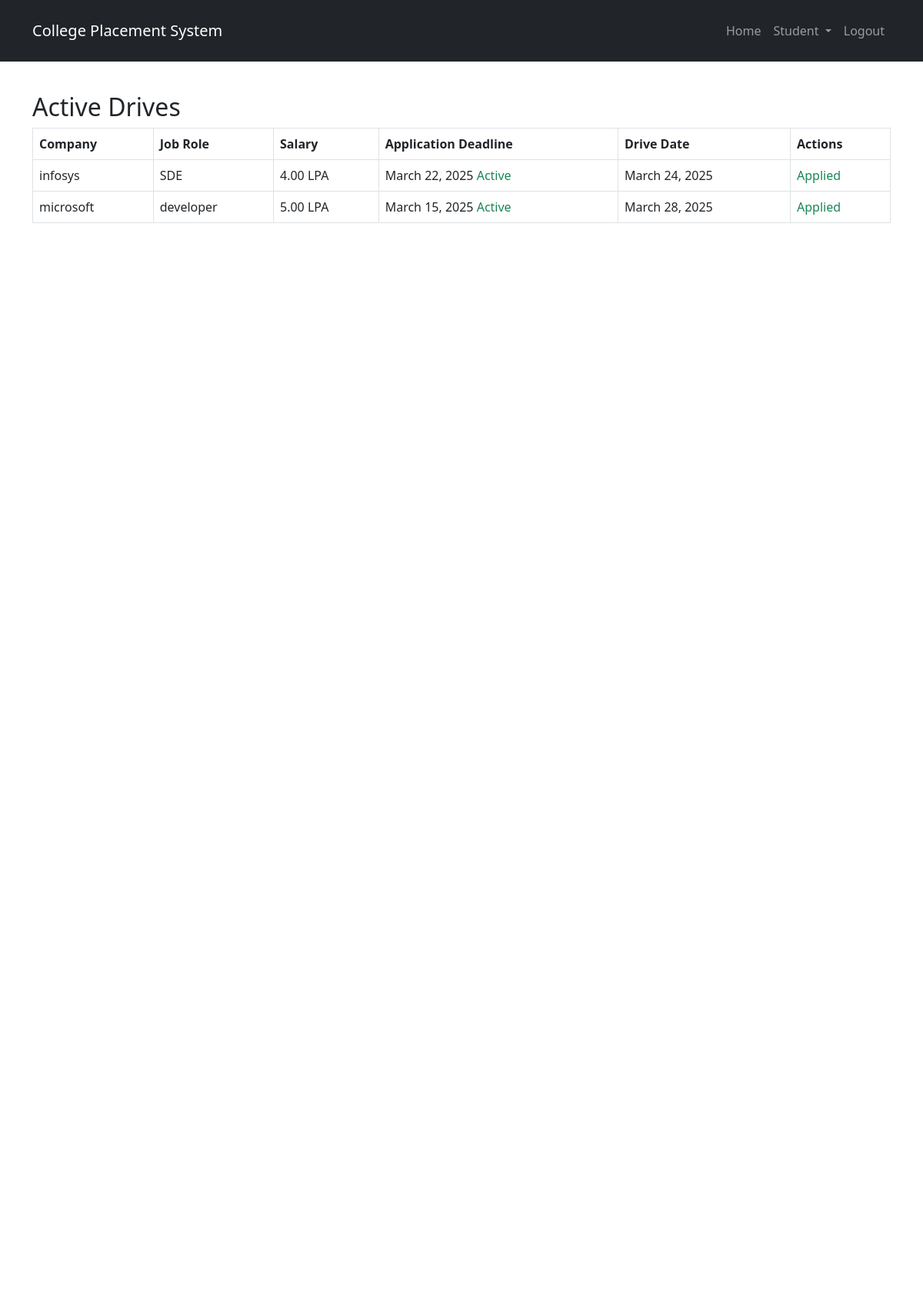
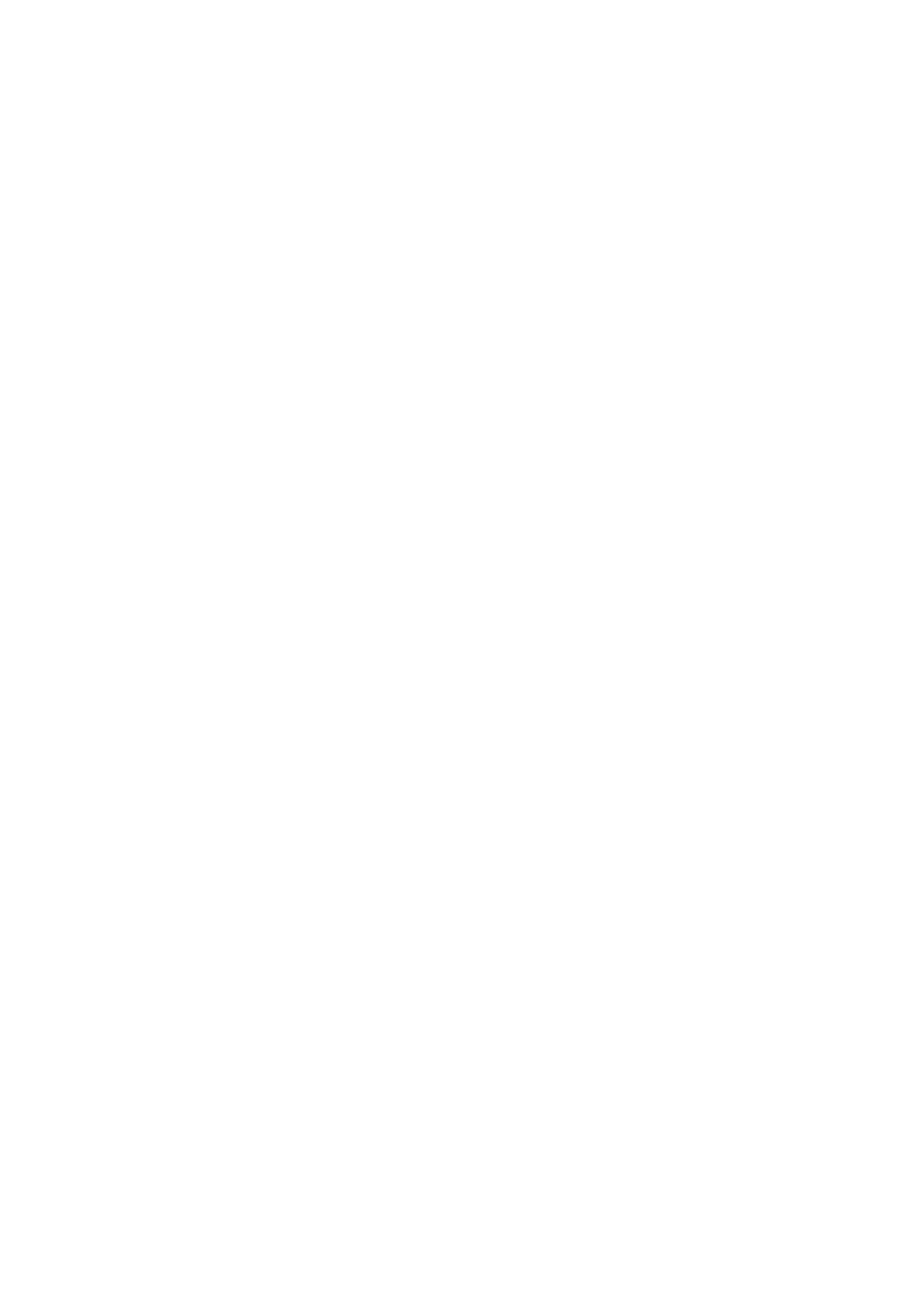
Page /student/active_drives (signed in, upper part) on the committed database (2 pictures, top to bottom).
### home/models.py (models this page shows, shortened)
class Drive(models.Model):
    EMPLOYMENT_TYPE_CHOICES = [
        ('Full-time', 'Full-time'),
        ('Internship', 'Internship'),
        ('Part-time', 'Part-time'),
    ]
    BACKLOG_CHOICES = [
        ('Yes','Yes'),
        ('NO','NO'),
    ]
    YEAR_CHOICES =[
        ('2023','2023'),
        ('2024','2024'),
        ('2025','2025'),
    ]
    company = models.ForeignKey(Company, on_delete=models.CASCADE, related_name="drives")
    job_role = models.CharField(max_length=255)
    job_description = models.TextField()
    salary_package = models.DecimalField(max_digits=10, decimal_places=2)
    employment_type = models.CharField(max_length=20, choices=EMPLOYMENT_TYPE_CHOICES)
    bond_period = models.PositiveIntegerField(blank=True, null=True, help_text="Duration in months")
    job_location = models.CharField(max_length=255)
    cgpa_requirement = models.DecimalField(max_digits=3, decimal_places=2, help_text="Minimum CGPA required")
    skills_required = models.TextField()
    backlog_allowed = models.CharField(max_length = 20, choices = BACKLOG_CHOICES)
    batch_eligible = models.CharField(max_length=50, choices =YEAR_CHOICES)
    selection_process = models.TextField(help_text="Stages like Aptitude Test, Coding Test, Interviews")
    application_deadline = models.DateField()
    drive_date = models.DateField()
    applied = models.BooleanField(default=False)
    applied_students = models.ManyToManyField('StudentProfile', related_name='applied_drives', blank=True)
    selected_students = models.ManyToManyField('StudentProfile', related_name="selected_drives", blank=True)
    created_at = models.DateTimeField(auto_now_add=True)
    def is_expired(self):
        return self.application_deadline < now().date()
    def status(self):
        return "Expired" if self.is_expired() else "Active"

class Company(models.Model):
    INDUSTRY_CHOICES = [
        ('IT', 'IT'),
        ('Finance', 'Finance'),
        ('Healthcare', 'Healthcare'),
        ('Manufacturing', 'Manufacturing'),
        ('Education', 'Education'),
        ('Other', 'Other'),
    ]
    user = models.OneToOneField(User, on_delete=models.CASCADE)
    name = models.CharField(max_length=255, unique=True)
    industry_type = models.CharField(max_length=50, choices=INDUSTRY_CHOICES)
    location = models.CharField(max_length=255)
    website = models.URLField(blank=True, null=True)
    contact_person = models.CharField(max_length=255)
    contact_email = models.EmailField()
    contact_phone = models.CharField(max_length=15)
    created_at = models.DateTimeField(auto_now_add=True)

### home/views.py (the view)
# urls.py: path("student/active_drives", views.active_drives, name="active_drives"),
def active_drives(request):
    student = request.user.student_profile
    active_drives = Drive.objects.filter(application_deadline__gte=now().date())
    for drive in active_drives:
        drive.applied_by_current_user = student in drive.applied_students.all()
    return render(request, "drive/active_drives.html", {"active_drives": active_drives})

### home/templates/drive/active_drives.html (shortened to what this page needs)
{% extends "base.html" %}
{% block content %}
<h2>Active Drives</h2>
<table class="table table-bordered">
    <thead>
        <tr>
            <th>Company</th>
            <th>Job Role</th>
            <th>Salary</th>
            <th>Application Deadline</th>
            <th>Drive Date</th>
            <th>Actions</th>
        </tr>
    </thead>
    <tbody>
        {% for drive in active_drives %}
        <tr>
            <td>{{ drive.company.name }}</td>
            <td>{{ drive.job_role }} </td>
            <td>{{ drive.salary_package }} LPA</td>
            {% load tz %}
            {% now "Y-m-d" as today_date %}
            <td>
                {{ drive.application_deadline }}
                <span class="{% if drive.is_expired %}text-danger{% else %}text-success{% endif %}">
                    {{ drive.status }}
                </span>
            </td>
            <td>{{ drive.drive_date }}</td>
            <td>
                {% if not drive.is_expired and not drive.applied_by_current_user %}
                    <form method="post" action="{% url 'apply_drive' drive.id %}">
                        {% csrf_token %}
                        <button type="submit" class="btn btn-primary">Apply</button>
                    </form>
                {% elif drive.applied_by_current_user  %}
                    <span class="text-success">Applied</span>
                {% else %}
                    <span class="btn btn-info btn-sm">Expired</span>
                {% endif %}
            </td>
        </tr>
        {% empty %}
        <tr><td colspan="5" class="text-center">No Active drives available</td></tr>
        {% endfor %}
    </tbody>
</table>
{% endblock %}

### home/templates/base.html (style rules this page uses)
body { display: flex; flex-direction: column; min-height: 500vh; }

### rows in the picture
Drive: company.name "infosys", job_role "SDE", salary_package "4.00", application_deadline "March 22, 2025", status "Active", drive_date "March 24, 2025", shows "Applied"
Drive: company.name "microsoft", job_role "developer", salary_package "5.00", application_deadline "March 15, 2025", status "Active", drive_date "March 28, 2025", shows "Applied"
